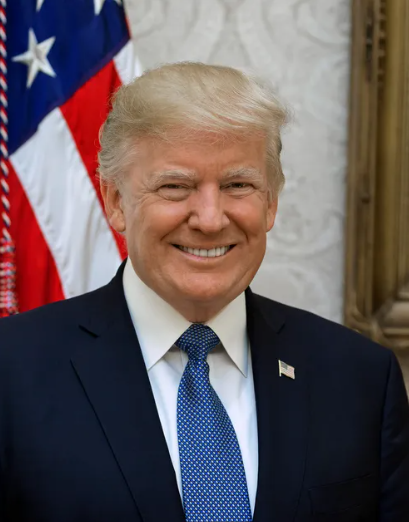
#> input picture data/test1.png, 409 x 522 px
$ python -i preprocessing.py   (imports and definitions only)
#> lines starting #> are read from the running program, lines starting #| are printed output that depends on the picture
#> further down, picture is the input picture: shape (522, 409, 3); mean B, G, R 92.6, 90.2, 102.2
import cv2
import numpy as np

def preprocess_images(uploaded_files):
    processed_images = {}
    for role, file in uploaded_files.items():
        if file:
            image = cv2.imdecode(np.frombuffer(file.read(), np.uint8), cv2.IMREAD_COLOR)
            processed_images[role] = preprocess_image(image)
    return processed_images

def preprocess_image(image, target_size=(224, 224), margin=0.1):
#> called with target_size = (224, 224), margin = 0.1
    face_cascade = cv2.CascadeClassifier(cv2.data.haarcascades + "haarcascade_frontalface_default.xml")
    gray = cv2.cvtColor(image, cv2.COLOR_BGR2GRAY)
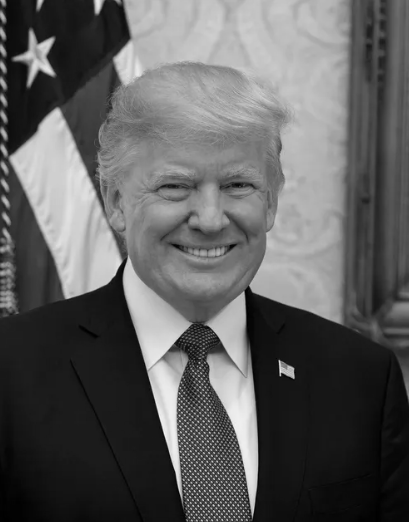
#> gray: shape (522, 409); min 0, max 244, mean 94.1
    faces = face_cascade.detectMultiScale(gray, scaleFactor=1.1, minNeighbors=5)
#> faces = [[126, 122, 169, 169]]

    if len(faces) == 0:
        raise ValueError("No face detected in the image.")

    x, y, w, h = faces[0]
#> x = 126; y = 122; w = 169; h = 169
    margin_w, margin_h = int(w * margin), int(h * margin)
#> margin_w = 16; margin_h = 16
    x_start, y_start = max(0, x - margin_w), max(0, y - margin_h)
#> x_start = 110; y_start = 106
    x_end, y_end = min(image.shape[1], x + w + margin_w), min(image.shape[0], y + h + margin_h)
#> x_end = 311; y_end = 307
    cropped = image[y_start:y_end, x_start:x_end]
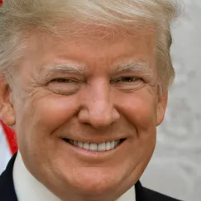
#> cropped: shape (201, 201, 3); mean B, G, R 105.8, 126, 161.1
    resized = cv2.resize(cropped, target_size)
    return cv2.cvtColor(resized, cv2.COLOR_BGR2RGB)

>>> import cv2
>>> picture = cv2.imread('../data/test1.png')
>>> result = preprocess_image(picture)

$ run again, on data/test2.png
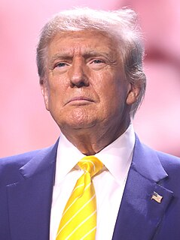
#> input picture data/test2.png, 180 x 240 px
#> picture is the input picture: shape (240, 180, 3); mean B, G, R 166.9, 154.5, 193.3
#> in preprocess_image, `gray = cv2.cvtColor(image, cv2.COLOR_BGR2GRAY)`:
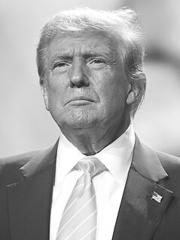
#> gray: shape (240, 180); min 23, max 255, mean 167.5
#> faces = [[35, 27, 85, 85]]
#> x = 35; y = 27; w = 85
#> margin_w = 8
#> x_start = 27; y_start = 19
#> x_end = 128; y_end = 120
#> in preprocess_image, `cropped = image[y_start:y_end, x_start:x_end]`:
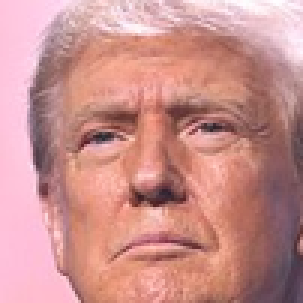
#> cropped: shape (101, 101, 3) (shown 3 times larger); mean B, G, R 141.2, 144.3, 202.1

$ run again, on data/test4.png
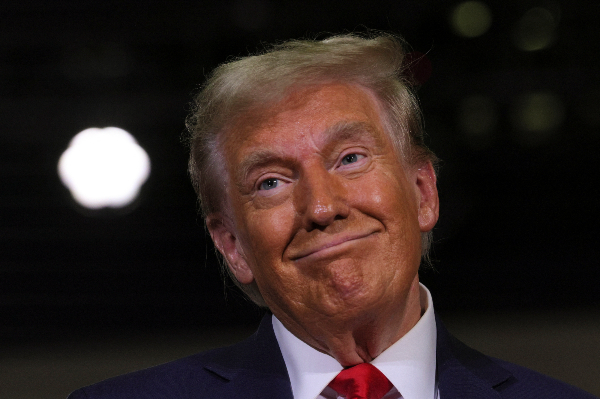
#> input picture data/test4.png, 600 x 399 px
#> picture is the input picture: shape (399, 600, 3); mean B, G, R 33.1, 36.1, 49
#> in preprocess_image, `gray = cv2.cvtColor(image, cv2.COLOR_BGR2GRAY)`:
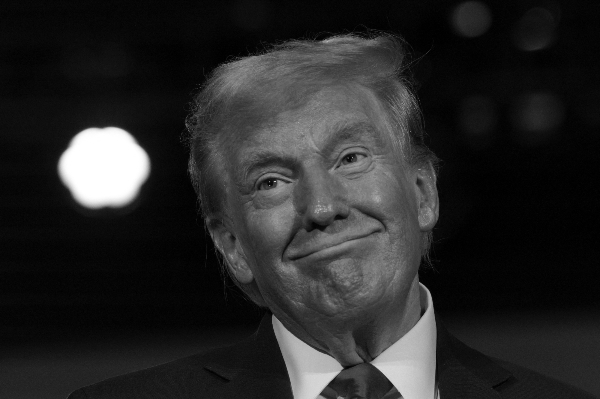
#> gray: shape (399, 600); min 0, max 255, mean 39.7
#> faces = [[192, 67, 248, 248]]
#> x = 192; y = 67; w = 248
#> margin_w = 24
#> x_start = 168; y_start = 43
#> x_end = 464; y_end = 339
#> in preprocess_image, `cropped = image[y_start:y_end, x_start:x_end]`:
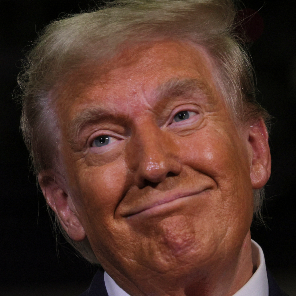
#> cropped: shape (296, 296, 3); mean B, G, R 42.2, 52.2, 82.6
